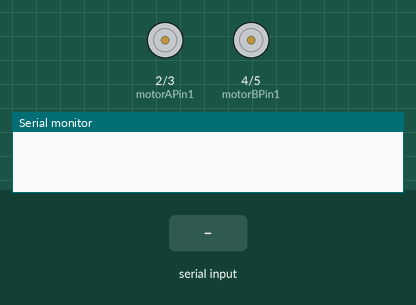
This sketch was run on a simulated Arduino Uno, built with avr-gcc and run on an emulated ATmega328P. Shown: motor-driver pin pairs drawn as motors (green arrow = first pin HIGH = forward, orange = second pin HIGH = backward, longer = more drive, scaled by the enable pin), the last lines printed to the serial monitor. The test bench sets the inputs (shaded band).

Above: at 1.2 s.
1.3 s: "L" received over the second serial link
At 2.2 s:
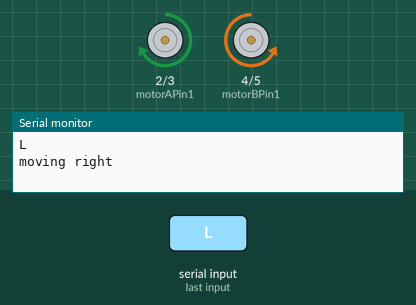
2.8 s: "R" received over the second serial link
At 3.3 s:
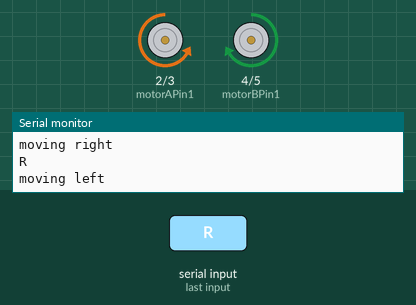
4.3 s: "D" received over the second serial link
At 5.5 s:
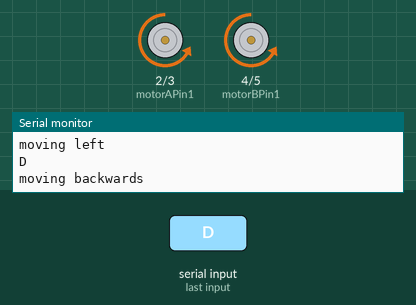
5.8 s: "U" received over the second serial link
At 6.8 s:
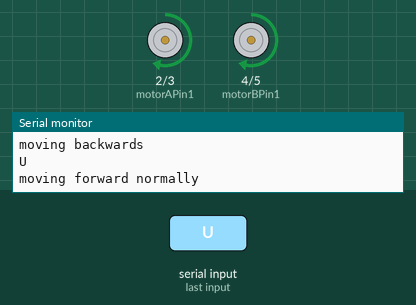
7.3 s: "S" received over the second serial link
At 7.9 s:
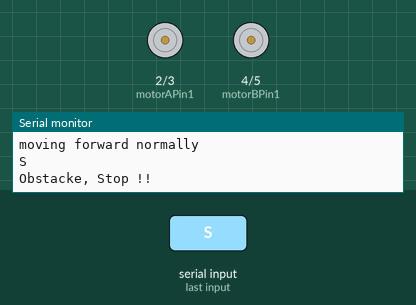
Timing chart, 0 to 9.8 s (numbered marks = the images above; inputs shaded):
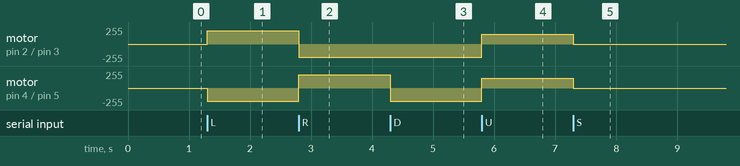

The sketch:

test.ino
```cpp
#include <SoftwareSerial.h>
#include <Servo.h>


// Ultrasonic sensor pins
const int trigPin1 = 12;
const int echoPin1 = 13;

const int trigPin2 = 7;
const int echoPin2 = 9;

//motor A pins
const int motorAPin1 = 2;
const int motorAPin2 = 3;
const int enableA = 11;
//motor B pins
const int motorBPin1 = 4;
const int motorBPin2 = 5;
const int enableB = 6;
// Servo motor pin
const int servoPin = 9;
const int buzzerPin = 13;
int distance1 = 0;
int distance2 = 0;
Servo myServo;

SoftwareSerial BTSerial(8, 10);  // RX | TX

void setup() {
  BTSerial.begin(9600);  // HC-05 default speed in AT command more
  Serial.begin(9600);

  pinMode(motorAPin1, OUTPUT);
  pinMode(motorAPin2, OUTPUT);
  pinMode(motorBPin1, OUTPUT);
  pinMode(motorBPin2, OUTPUT);
  pinMode(buzzerPin, OUTPUT);
  pinMode(enableA, OUTPUT);
  pinMode(enableB, OUTPUT);
  pinMode(trigPin1, OUTPUT);
  pinMode(echoPin1, INPUT);
}

void moveForward() {
  // Set motor A pins to move forward
  digitalWrite(motorAPin1, HIGH);
  digitalWrite(motorAPin2, LOW);
  analogWrite(enableA, 150);

  // Set motor B pins to move forward
  digitalWrite(motorBPin1, HIGH);
  digitalWrite(motorBPin2, LOW);
  analogWrite(enableB, 150);
}

// Function to move the motors backward
void moveBackward() {
  // Set motor A pins to move backward
  digitalWrite(motorAPin1, LOW);
  digitalWrite(motorAPin2, HIGH);
  analogWrite(enableA, 200);


  // Set motor B pins to move backward
  digitalWrite(motorBPin1, LOW);
  digitalWrite(motorBPin2, HIGH);
  analogWrite(enableB, 200);
}

// Function to turn the motors left
void turnLeft() {
  // Set motor A pins to move backward
  digitalWrite(motorAPin1, LOW);
  digitalWrite(motorAPin2, HIGH);
  analogWrite(enableA, 200);

  // Set motor B pins to move forward
  digitalWrite(motorBPin1, HIGH);
  digitalWrite(motorBPin2, LOW);
  analogWrite(enableB, 200);
}

// Function to turn the motors right
void turnRight() {
  // Set motor A pins to move forward
  digitalWrite(motorAPin1, HIGH);
  digitalWrite(motorAPin2, LOW);
  analogWrite(enableA, 200);

  // Set motor B pins to move backward
  digitalWrite(motorBPin1, LOW);
  digitalWrite(motorBPin2, HIGH);
  analogWrite(enableB, 200);
}

void stop() {
  digitalWrite(motorBPin1, LOW);
  digitalWrite(motorBPin2, LOW);
  digitalWrite(motorAPin1, LOW);
  digitalWrite(motorAPin2, LOW);
}
void hornON() {
  digitalWrite(buzzerPin, HIGH);
}

// ultrasonic

// int getDistanceForward() {
//   digitalWrite(trigPin1, LOW);
//   //delayMicroseconds(2);

//   digitalWrite(trigPin1, HIGH);
//   //delayMicroseconds(10);
//   digitalWrite(trigPin1, LOW);

//   long duration = pulseIn(echoPin1, HIGH);

//   // Calculate distance in cm
//   int distance = duration * 0.034 / 2;

//   return distance;
// }


// int getDistanceBackward() {
//   digitalWrite(trigPin2, LOW);
//  // delayMicroseconds(2);

//   digitalWrite(trigPin2, HIGH);
//   //delayMicroseconds(10);
//   digitalWrite(trigPin2, LOW);

//   long duration = pulseIn(echoPin2, HIGH);

//   // Calculate distance in cm
//   int distance = duration * 0.034 / 2;

//   return distance;
// }


void loop() {


  //distance1 = getDistanceForward();
  //distance2 = getDistanceBackward();

  if (BTSerial.available()) {  // read from HC-05 and send to Arduino Serial Monitor
    char signal = BTSerial.read();
    Serial.println(signal);

    if (signal == 'L') {
      turnRight();
      Serial.println("moving right");

    } else if (signal == 'R') {
      turnLeft();
      Serial.println("moving left");

    } else if (signal == 'D' ) {
      moveBackward();
      Serial.println("moving backwards");

    } else if (signal == 'D' ) {
      moveBackward();
      Serial.println("obstacle stop");

    } else if (signal == 'U' ) {
      moveForward();
      Serial.println("moving forward normally");

    } else if (signal = 'U') {
      stop();
      Serial.println("Obstacke, Stop !!");
    } else if (signal == 'S') {
      stop();
      Serial.println("stop now !!");
    } else if (signal == 'H') {
      hornON();
    }
  }
  if (Serial.available()) {
    BTSerial.write(Serial.read());
  }
}
```

Measured:
- after the input at 1.3 s, motor on pin 2 (motorAPin1) / pin 3 (motorAPin2): stopped → forward 200/255 at once; motor on pin 4 (motorBPin1) / pin 5 (motorBPin2): stopped → backward 200/255 at once
- after the input at 2.8 s, motor on pin 2 (motorAPin1) / pin 3 (motorAPin2): forward 200/255 → backward 200/255 at once; motor on pin 4 (motorBPin1) / pin 5 (motorBPin2): backward 200/255 → forward 200/255 at once
- after the input at 4.3 s, motor on pin 4 (motorBPin1) / pin 5 (motorBPin2): forward 200/255 → backward 200/255 at once
- after the input at 5.8 s, motor on pin 2 (motorAPin1) / pin 3 (motorAPin2), motor on pin 4 (motorBPin1) / pin 5 (motorBPin2): backward 200/255 → forward 150/255 at once
- after the input at 7.3 s, motor on pin 2 (motorAPin1) / pin 3 (motorAPin2), motor on pin 4 (motorBPin1) / pin 5 (motorBPin2): forward 150/255 → stopped at once
